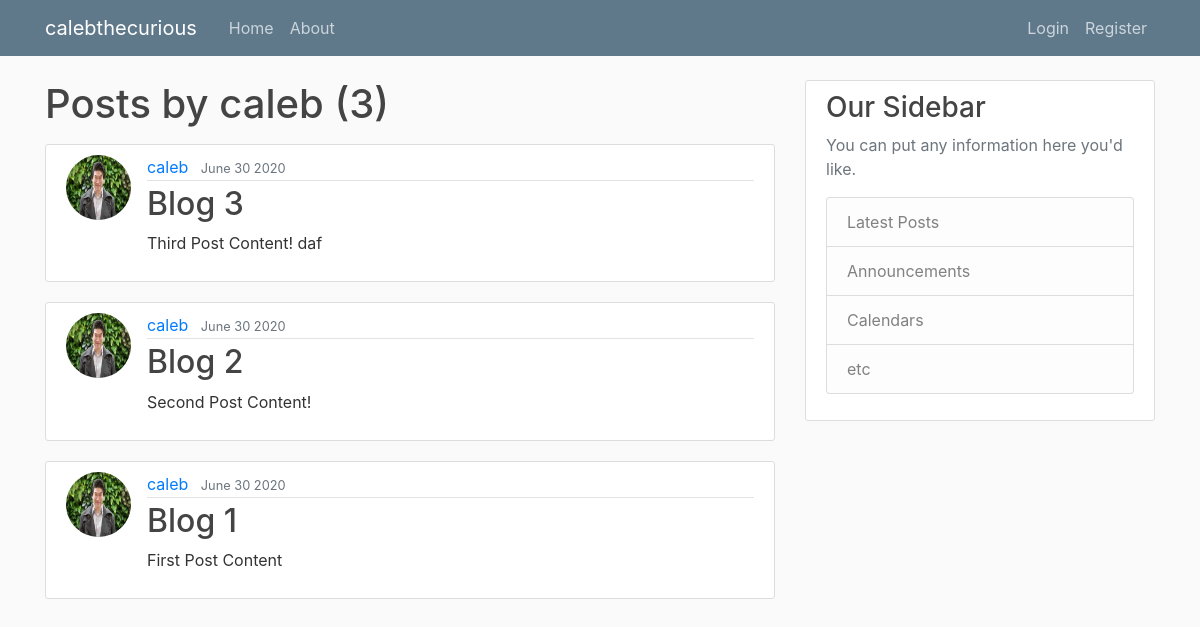
The page /user/caleb on the database its author committed.
### blog/models.py (models this page shows, shortened)
class Post(models.Model):
    title = models.CharField(max_length=100)
    content = models.TextField()
    date_posted = models.DateTimeField(default=timezone.now)
    author = models.ForeignKey(User, on_delete=models.CASCADE)

### users/models.py (models this page shows, shortened)
class Profile(models.Model):
    user = models.OneToOneField(User, on_delete=models.CASCADE)
    image = models.ImageField(default='default.jpg', upload_to='profile_pics')

### blog/views.py (the view)
# urls.py: path('user/<str:username>', UserPostListView.as_view(), name='user-posts'),
class UserPostListView(ListView):
    model = Post
    template_name = 'blog/user_posts.html'  # <app>/<model>_<viewtype>.html
    context_object_name = 'posts'
    ordering = ['-date_posted']
    paginate_by = 5
    def get_queryset(self):
        user = get_object_or_404(User, username=self.kwargs.get('username'))
        return Post.objects.filter(author=user).order_by('-date_posted')

### blog/templates/blog/user_posts.html (shortened to what this page needs)
{% extends "blog/base.html" %}
{% block content %}
    <h1 class="mb-3">Posts by {{ view.kwargs.username }} ({{ page_obj.paginator.count }})</h1>
    {% for post in posts %}
        <article class="media content-section">
            <img class="rounded-circle article-img"src="{{ post.author.profile.image.url }}">
            <div class="media-body">
            <div class="article-metadata">
                <a class="mr-2" href="{% url 'user-posts' post.author.username %}">{{ post.author }}</a>
                <small class="text-muted">{{ post.date_posted|date:"F d Y" }}</small>
            </div>
            <h2><a class="article-title" href="{% url 'post-detail' post.id %}">{{ post.title }}</a></h2>
            <p class="article-content">{{ post.content }}</p>
            </div>
        </article>
    {% endfor %}
{% endblock content %}

### blog/templates/blog/base.html (shortened to what this page needs)
{% load static %}
<!DOCTYPE html>
<html>
<head>
    <link rel="stylesheet" href="https://maxcdn.bootstrapcdn.com/bootstrap/4.0.0/css/bootstrap.min.css">
    <link rel="stylesheet" type"text/css" href="{% static 'blog/main.css' %}">
</head>
<body>
    <header class="site-header">
        <nav class="navbar navbar-expand-md navbar-dark bg-steel fixed-top">
        <div class="container">
            <a class="navbar-brand mr-4" href="{% url 'blog-home' %}">calebthecurious</a>
            <div class="collapse navbar-collapse" id="navbarToggle">
            <div class="navbar-nav mr-auto">
                <a class="nav-item nav-link" href="{% url 'blog-home' %}">Home</a>
                <a class="nav-item nav-link" href="{% url 'blog-about' %}">About</a>
            </div>
            <div class="navbar-nav">
              {% if user.is_authenticated %}
              <a class="nav-item nav-link" href="{% url 'post-create' %}">New Post</a>
              <a class="nav-item nav-link" href="{% url 'profile' %}">Profile</a>
              <a class="nav-item nav-link" href="{% url 'logout' %}">Logout</a>
              {% else %}
                <a class="nav-item nav-link" href="{% url 'login' %}">Login</a>
                <a class="nav-item nav-link" href="{% url 'register' %}">Register</a>
              {% endif %}
            </div>
            </div>
        </div>
        </nav>
    </header>
    <main role="main" class="container">
      <div class="row">
        <div class="col-md-8">
          {% block content %}{% endblock %}
        </div>
        <div class="col-md-4">
          <div class="content-section">
            <h3>Our Sidebar</h3>
            <p class='text-muted'>You can put any information here you'd like.
              <ul class="list-group">
                <li class="list-group-item list-group-item-light">Latest Posts</li>
                <li class="list-group-item list-group-item-light">Announcements</li>
                <li class="list-group-item list-group-item-light">Calendars</li>
                <li class="list-group-item list-group-item-light">etc</li>
              </ul>
            </p>
          </div>
        </div>
      </div>
    </main>
</body>
</html>

### blog/static/blog/main.css (style rules this page uses)
body { background: #fafafa; color: #333333; margin-top: 5rem; }
h1, h2, h3, h4, h5, h6 { color: #444444; }
ul { margin: 0; }
.bg-steel { background-color: #5f788a; }
.site-header .navbar-nav .nav-link { color: #cbd5db; }
.content-section { background: #ffffff; padding: 10px 20px; border: 1px solid #dddddd; border-radius: 3px; margin-bottom: 20px; }
.article-title { color: #444444; }
.article-content { white-space: pre-line; }
.article-img { height: 65px; width: 65px; margin-right: 16px; }
.article-metadata { padding-bottom: 1px; margin-bottom: 4px; border-bottom: 1px solid #e3e3e3 }

### rows shown on the page
Post: author.profile.image (picture), author "caleb", date_posted "June 30 2020", title "Blog 3", content "Third Post Content! daf"
Post: author.profile.image (picture), author "caleb", date_posted "June 30 2020", title "Blog 2", content "Second Post Content!"
Post: author.profile.image (picture), author "caleb", date_posted "June 30 2020", title "Blog 1", content "First Post Content"

### other values the page prints
{{ view.kwargs.username }} "caleb"
{{ page_obj.paginator.count }} "3"
